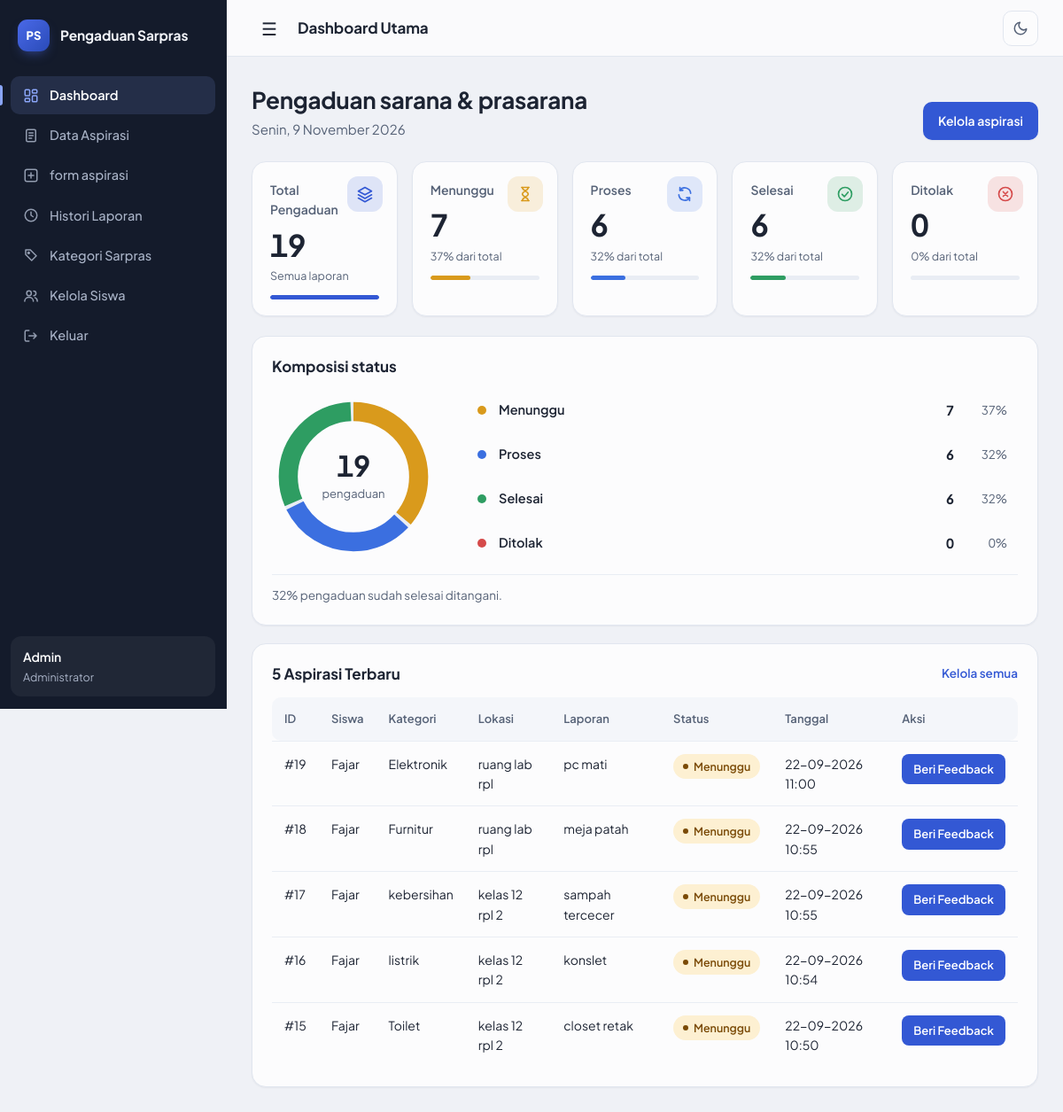
Page /admin/dashboard (signed in) on the committed database.
### tables this page shows
CREATE TABLE `aspirasi` (
  `id_aspirasi` int NOT NULL,
  `nis` varchar(10) NOT NULL,
  `id_kategori` int NOT NULL,
  `id_admin` int NOT NULL,
  `lokasi` varchar(50) NOT NULL,
  `keterangan` varchar(255) NOT NULL,
  `status` enum('Menunggu','Proses','Selesai','Ditolak') NOT NULL DEFAULT 'Menunggu',
  `feedback` varchar(255) DEFAULT NULL,
  `tanggal` datetime DEFAULT CURRENT_TIMESTAMP,
  `updated_at` datetime DEFAULT CURRENT_TIMESTAMP ON UPDATE CURRENT_TIMESTAMP
);

CREATE TABLE `siswa` (
  `nis` varchar(10) NOT NULL,
  `nama` varchar(50) NOT NULL,
  `kelas` varchar(10) NOT NULL,
  `password` varchar(25) NOT NULL,
  `foto` varchar(255) DEFAULT NULL
);

CREATE TABLE `kategori` (
  `id_kategori` int NOT NULL,
  `nama_kategori` varchar(50) NOT NULL,
  `ket_kategori` varchar(50) NOT NULL
);

### config/database.php (called while the page is built, shortened)
<?php
require_once __DIR__ . '/../models/m_koneksi.php';
function e($value) { return htmlspecialchars((string)$value, ENT_QUOTES, 'UTF-8'); }
function base_url() {
    $root = str_replace('\\', '/', dirname(__DIR__));
    $docRoot = isset($_SERVER['DOCUMENT_ROOT']) ? str_replace('\\', '/', rtrim($_SERVER['DOCUMENT_ROOT'], '/')) : '';
    $rel = ($docRoot !== '' && strpos($root, $docRoot) === 0) ? substr($root, strlen($docRoot)) : '';
    $rel = '/' . trim($rel, '/');
    return $rel === '/' ? '' : $rel;
}
$base = base_url();
function url($path) {
    global $base;
    return $base . '/' . ltrim($path, '/');
}
function current_user() {
    global $conn;
    if ($_SESSION['role'] === 'admin' && !empty($_SESSION['id_admin'])) {
        $id = (int)$_SESSION['id_admin'];
        $st = mysqli_prepare($conn, 'SELECT id_admin,username,nama FROM admin WHERE id_admin=?');
        mysqli_stmt_bind_param($st, 'i', $id);
        mysqli_stmt_execute($st);
        $r = mysqli_stmt_get_result($st);
        $u = mysqli_fetch_assoc($r);
        return $u;
    }
    return null;
}

### view/admin/dashboard.php (the view, shortened to what this page needs)
<?php
require_once __DIR__ . '/../../config/database.php';
$user = current_user();
$stats = ['total' => 0, 'menunggu' => 0, 'proses' => 0, 'selesai' => 0, 'ditolak' => 0];
$r = mysqli_query($conn, "SELECT status,COUNT(*) jumlah FROM aspirasi GROUP BY status");
while ($x = mysqli_fetch_assoc($r)) {
    $stats['total'] += (int)$x['jumlah'];
    $key = strtolower($x['status']);
    if (isset($stats[$key])) $stats[$key] = (int)$x['jumlah'];
}
$r = mysqli_query($conn, "SELECT a.id_aspirasi,a.nis,s.nama,k.nama_kategori,a.lokasi,a.keterangan,a.status,a.tanggal FROM aspirasi a LEFT JOIN siswa s ON s.nis=a.nis LEFT JOIN kategori k ON k.id_kategori=a.id_kategori ORDER BY a.tanggal DESC,a.id_aspirasi DESC LIMIT 5");
?>
<!doctype html>
<html lang="id">
<head>
    <link rel="stylesheet" href="<?= e($base) ?>/assets/admin.css">
</head>
<body>
    <aside class="sidebar" id="sidebar">
        <div class="sidebar-header">Pengaduan Sarpras</div>
        <ul>
            <li><a href="<?= e(url('admin/dashboard')) ?>" class="active">Dashboard</a></li>
            <li><a href="<?= e(url('admin/aspirasi')) ?>" class="">Data Aspirasi</a></li>
            <li><a href="<?= e(url('admin/form_aspirasi')) ?>" class="">form aspirasi</a></li>
            <li><a href="<?= e(url('admin/histori')) ?>" class="">Histori Laporan</a></li>
            <li><a href="<?= e(url('admin/kategori')) ?>" class="">Kategori Sarpras</a></li>
            <li><a href="<?= e(url('admin/siswa')) ?>">Kelola Siswa</a></li>
            <li><a href="<?= e(url('auth/logout')) ?>">Keluar</a></li>
        </ul>
        <div class="admin-user"><strong><?= e($user["nama"] ?? "Admin") ?></strong>Administrator</div>
    </aside>
    <div class="main-content">
        <header class="topbar"><label for="menuToggle" class="menu-icon">&#9776;</label>
            <h1>Dashboard Utama</h1>
        </header>
        <main class="content-area">
            <div class="heading">
                <div>
                    <h1>Pengaduan sarana &amp; prasarana</h1>
                    <p class="muted" data-today>Pantau status laporan yang masuk.</p>
                </div>
                <a class="btn" href="<?= e(url('admin/aspirasi')) ?>">Kelola aspirasi</a>
            </div>
            <div class="grid">
                <div class="card stat stat-total"><span>Total Pengaduan</span><strong data-count="<?= $stats['total'] ?>"><?= $stats['total'] ?></strong></div>
                <div class="card stat stat-menunggu"><span>Menunggu</span><strong data-count="<?= $stats['menunggu'] ?>"><?= $stats['menunggu'] ?></strong></div>
                <div class="card stat stat-proses"><span>Proses</span><strong data-count="<?= $stats['proses'] ?>"><?= $stats['proses'] ?></strong></div>
                <div class="card stat stat-selesai"><span>Selesai</span><strong data-count="<?= $stats['selesai'] ?>"><?= $stats['selesai'] ?></strong></div>
                <div class="card stat stat-ditolak"><span>Ditolak</span><strong data-count="<?= $stats['ditolak'] ?>"><?= $stats['ditolak'] ?></strong></div>
            </div>
            <section class="panel" data-status-chart>
                <div class="panel-head">
                    <h2>Komposisi status</h2>
                </div>
                <div class="chart-body">
                    <div class="donut" data-donut></div>
                    <ul class="legend">
                        <li data-key="menunggu" data-value="<?= $stats['menunggu'] ?>"><span class="dot"></span><span class="name">Menunggu</span><span class="num"><?= $stats['menunggu'] ?></span><span class="pct"></span></li>
                        <li data-key="proses" data-value="<?= $stats['proses'] ?>"><span class="dot"></span><span class="name">Proses</span><span class="num"><?= $stats['proses'] ?></span><span class="pct"></span></li>
                        <li data-key="selesai" data-value="<?= $stats['selesai'] ?>"><span class="dot"></span><span class="name">Selesai</span><span class="num"><?= $stats['selesai'] ?></span><span class="pct"></span></li>
                        <li data-key="ditolak" data-value="<?= $stats['ditolak'] ?>"><span class="dot"></span><span class="name">Ditolak</span><span class="num"><?= $stats['ditolak'] ?></span><span class="pct"></span></li>
                    </ul>
                </div>
                <p class="chart-note" data-completion></p>
            </section>
            <section class="panel">
                <div class="panel-head">
                    <h2>5 Aspirasi Terbaru</h2><a href="<?= e(url('admin/aspirasi')) ?>">Kelola semua</a>
                </div>
                <div style="overflow:auto">
                    <table class="table">
                        <tr>
                            <th>ID</th>
                            <th>Siswa</th>
                            <th>Kategori</th>
                            <th>Lokasi</th>
                            <th>Laporan</th>
                            <th>Status</th>
                            <th>Tanggal</th>
                            <th>Aksi</th>
                        </tr>
                        <?php while ($a = mysqli_fetch_assoc($r)): ?>
                            <tr>
                                <td>#<?= $a['id_aspirasi'] ?></td>
                                <td><?= e($a['nama']) ?></td>
                                <td><?= e($a['nama_kategori']) ?></td>
                                <td><?= e($a['lokasi']) ?></td>
                                <td><?= e($a['keterangan']) ?></td>
                                <td><span class="badge <?= strtolower($a['status']) ?>"><?= e($a['status']) ?></span></td>
                                <td><?= e(date('d-m-Y H:i', strtotime($a['tanggal']))) ?></td>
                                <td><a class="btn small" href="<?= e(url('admin/detail_aspirasi')) ?>?id=<?= $a['id_aspirasi'] ?>">Beri Feedback</a></td>
                            </tr>
                        <?php endwhile; ?>
                    </table>
                </div>
            </section>
        </main>
    </div>
</body>
</html>

### rows in the picture
aspirasi: id_aspirasi "19", nis.nama "Fajar", id_kategori.nama_kategori "Elektronik", lokasi "ruang lab rpl", keterangan "pc mati", status "Menunggu", tanggal "22-09-2026 11:00"
aspirasi: id_aspirasi "18", nis.nama "Fajar", id_kategori.nama_kategori "Furnitur", lokasi "ruang lab rpl", keterangan "meja patah", status "Menunggu", tanggal "22-09-2026 10:55"
aspirasi: id_aspirasi "17", nis.nama "Fajar", id_kategori.nama_kategori "kebersihan", lokasi "kelas 12 rpl 2", keterangan "sampah tercecer", status "Menunggu", tanggal "22-09-2026 10:55"
aspirasi: id_aspirasi "16", nis.nama "Fajar", id_kategori.nama_kategori "listrik", lokasi "kelas 12 rpl 2", keterangan "konslet", status "Menunggu", tanggal "22-09-2026 10:54"
aspirasi: id_aspirasi "15", nis.nama "Fajar", id_kategori.nama_kategori "Toilet", lokasi "kelas 12 rpl 2", keterangan "closet retak", status "Menunggu", tanggal "22-09-2026 10:50"

### other values in the picture
$user["nama"] "Admin"
$stats['total'] "19"
$stats['menunggu'] "7"
$stats['proses'] "6"
$stats['selesai'] "6"
$stats['ditolak'] "0"
